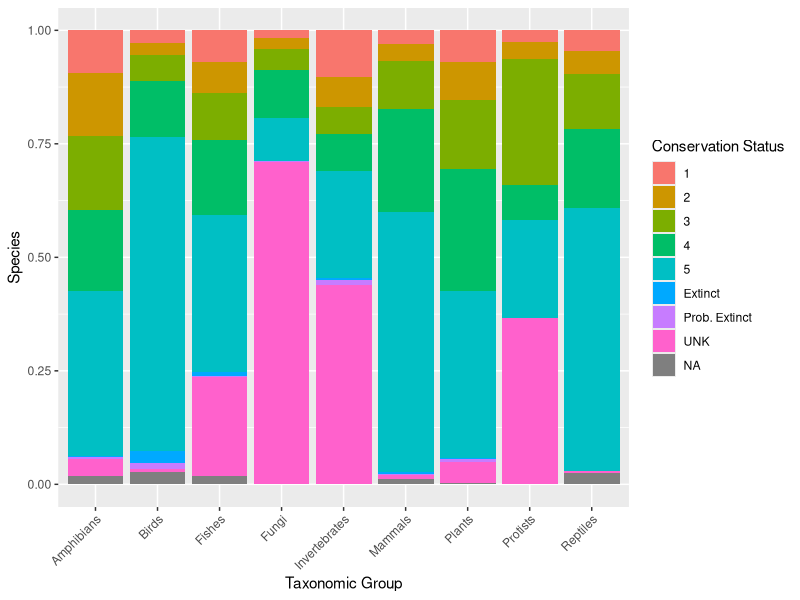
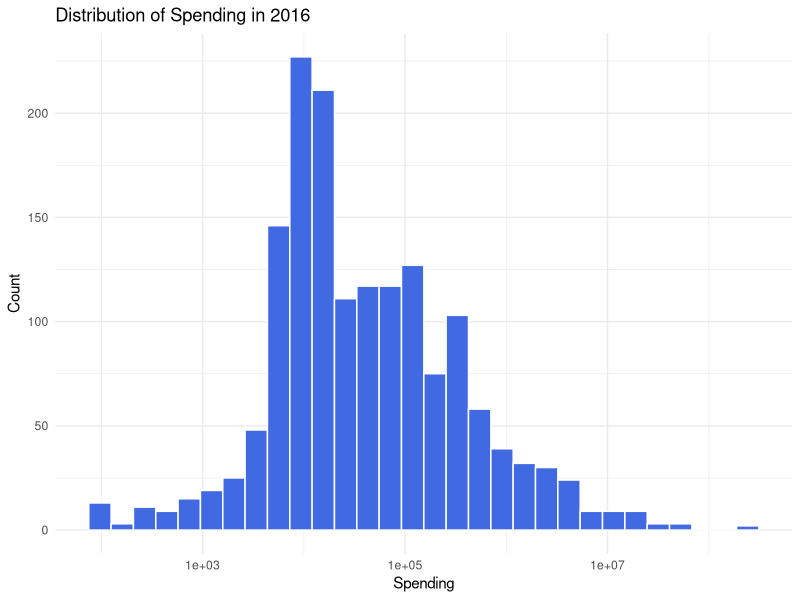

Write the R code that produced these figures, in order.
## ---- chunk 1
library(knitr)
list.files()
## ---- chunk 2
tab <- cbind(Name=c("speciesid", "speciesname", "taxon", "conservation status", "listed"), Description = c("unique ID", "scientific name", "Species group", "Conservation status in North America, according to   [NatureServe](https://www.natureserve.org/conservation-tools/conservation-rank-calculator): 1 = Critically Imperiled; 2 = Imperiled; 3 = Vulnerable; 4 = Apparently Secure; 5 = Secure; UNK = Unknown; Prob. Extinct = Probably Extinct; Extinct", "Is the species listed as threatened or endangered under the US Endangered Species Act: 0 = No; 1 = Yes"))

knitr::kable(tab, caption ='Table 1. Variables in "consevationdata.csv"' )
## ---- chunk 3
conservation_data=read.csv("conservationdata.csv")
## ---- chunk 4
ncol(conservation_data)
colnames(conservation_data)
ESAfraction=mean(conservation_data$listed,na.rm = 1)
#code takes the fraction of species that are listed under the Endangered Species Act, under listed column species with a value of 1 are listed and a value of 0 are not.
## ---- chunk 5
species_taxgroup=table(conservation_data$taxon)
tax_groups=as.data.frame(species_taxgroup)
colnames(tax_groups)=c("name","numberofspecies")
tax_groups$fraction=tax_groups$numberofspecies/sum(tax_groups$numberofspecies)
tax_groups  
#first code establishes table of number of species and their respective taxonomic groups. Next I created the dataframe, then gave the table new column names. Lastly I created the fraction column.
## ---- chunk 6
library(ggplot2)
ggplot(conservation_data)+geom_bar(aes(x=.data$taxon,fill=.data$conservation_status),stat="count",position="fill")+ylab("Species")+xlab("Taxonomic Group")+labs(fill="Conservation Status")+theme(axis.text.x=element_text(angle=45,hjust=1))
#here I am making a plot of the conservation_data using ggplot, first I set the x-axis to be the different taxonomic groups, then set their respective conservation status' to fill the bar graph.I used stat=count as per the hint, and then set the axis titles. 

## ---- chunk 7
library(ggplot2)
spending_data=read.csv('spendingdata.csv')
names(spending_data)
spending_2016=spending_data[spending_data$Year==2016,]
ggplot(spending_2016, aes(x=spending))+
  geom_histogram(bins=30,fill="royalblue",color="white")+
  scale_x_log10()+
  labs(
    title="Distribution of Spending in 2016",
    x="Spending",
    y="Count"
  )+
theme_minimal()
str(spending_2016$spending)
spending_2016$spending=as.numeric(spending_2016$spending)
#First I created a new object that would hold only the 2016 spending data and called it spending_2016. Then I could get started on plotting that new dataset using ggplot and geom_histogram.The values vary widely so a logarithmic scale was necessary. Finally i created a title and added my axis titles as well.
## ---- chunk 8
top_3=spending_2016[order(spending_2016$spending,decreasing=TRUE),]
top_3[1:3,c("speciesid","spending")]
#First i made top_3 to represent the spending_2016 data by decreasing spending data. Then i highlighted the id's with the top three highest spending. Speciesid: 1632,4486,1684  
## ---- chunk 9
all_data=merge(
  spending_data,
  conservation_data,
  by="speciesid",
  all.x=TRUE
)
merge_2016=subset(all_data,Year==2016)
top3_2016=merge_2016[order(merge_2016$spending,decreasing=TRUE),][1:3, ]
top3_2016[,c("speciesid","speciesname")]
#First i merged both the spending_data and conservation_data datasets as a whole, then created merge_2016 to just get the data for 2016.Finally top3_2016 sorts all that data for 2016 by decreasing spending values and I highlight the top 3. 
## ---- chunk 10
regression=all_data[all_data$spending>0,]
regression$log_spending=log(regression$spending)
#Here I made a new dataset called regression of the all_data dataset without the 0 values for spending. Then I created a new column in that dataset called log_spending which is the log of spending for every year.  
## ---- chunk 11
regression2=lm(log_spending~taxon,data = regression)
summary(regression2)
